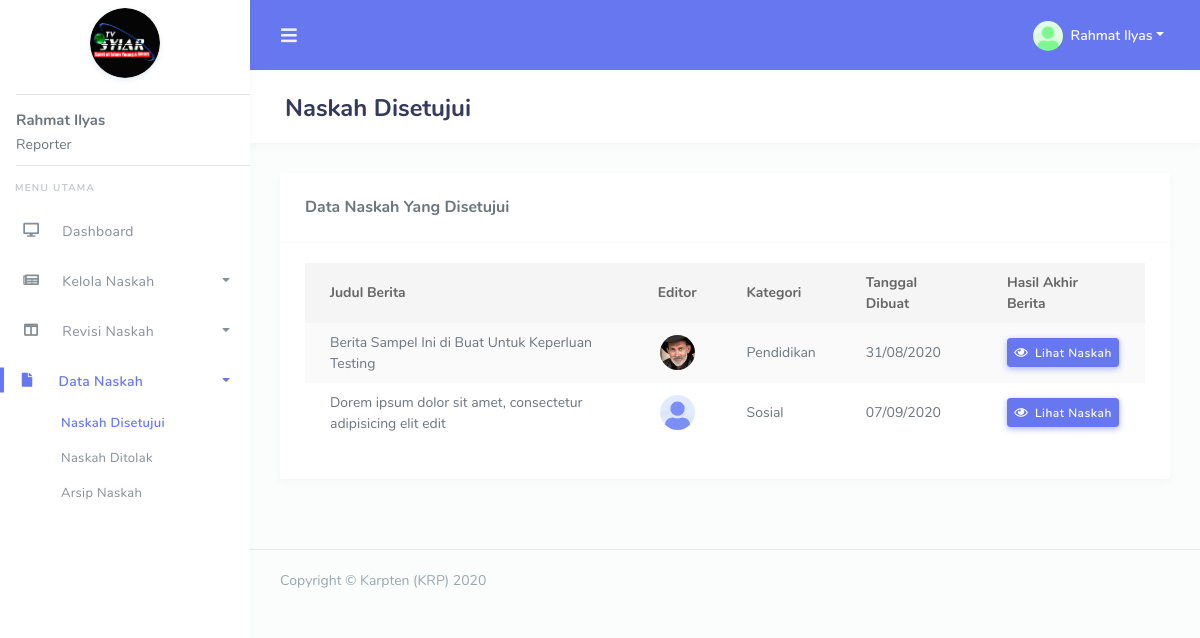
The page /reporter/naskah_disetujui.php (signed in) on the database its author committed.
### tables this page shows
CREATE TABLE `tb_users` (
  `id` int NOT NULL,
  `nama` varchar(255) NOT NULL,
  `alamat` varchar(255) NOT NULL,
  `no_hp` varchar(255) NOT NULL,
  `jabatan` varchar(255) NOT NULL,
  `foto` varchar(255) NOT NULL DEFAULT 'default.png',
  `username` varchar(255) NOT NULL,
  `password` varchar(255) NOT NULL,
  `status` varchar(255) NOT NULL DEFAULT 'waiting'
);

CREATE TABLE `tb_berita` (
  `id` int NOT NULL,
  `user_id` int NOT NULL,
  `judul` varchar(255) NOT NULL,
  `kategori` varchar(255) NOT NULL,
  `berita_created` text NOT NULL,
  `berita_final` text,
  `tanggal` datetime NOT NULL,
  `konten` varchar(255) DEFAULT NULL,
  `status` varchar(255) NOT NULL
);

### reporter/naskah_disetujui.php (the view, shortened to what this page needs)
<?php
require('template/header.php');
$berita = mysqli_query($conn, "SELECT * FROM tb_berita WHERE user_id = '$id' AND (status = 'verify' OR status = 'verify_')");
?>
<div class="main-content">
  <section class="section">
    <div class="section-header">
      <h1>Naskah Disetujui</h1>
    </div>
    <div class="section-body">
      <div class="row">
        <div class="col-12">
          <div class="card">
            <div class="card-header">
              <h4>Data Naskah Yang Disetujui</h4>
            </div>
            <div class="card-body">
              <div class="table-responsive">
                <table class="table table-striped" id="table-1">
                  <thead>
                    <tr>
                      <th style="max-width: 200px;">Judul Berita</th>
                      <th>Editor</th>
                      <th>Kategori</th>
                      <th>Tanggal Dibuat</th>
                      <th>Hasil Akhir Berita</th>
                    </tr>
                  </thead>
                  <tbody>
                    <?php foreach($berita as $dta) {
                      $berita_id = $dta['id'];
                      $revisi = mysqli_query($conn, "SELECT * FROM tb_revisi WHERE berita_id = '$berita_id'");
                      $rev = mysqli_fetch_assoc($revisi);
                      $editor_id = $rev['editor_id'];
                      $editor = mysqli_query($conn, "SELECT * FROM tb_users WHERE id = '$editor_id'");
                      $usr = mysqli_fetch_assoc($editor); ?>
                      <tr>
                        <td><?= $dta['judul'] ?></td>
                        <td class="text-center">
                          <a href="#" data-toggle="modal" data-target="#modal-reporter<?= $dta['id'] ?>">
                            <img alt="image" src="../assets/img/avatar/<?= $usr['foto'] ?>" class="rounded-circle" data-toggle="tooltip" title="" data-original-title="<?= $usr['nama'] ?>" width="35">
                          </a>
                        </td>
                        <td><?= $dta['kategori'] ?></td>
                        <td><?= date('d/m/Y', strtotime($dta['tanggal'])) ?></td>
                        <td>
                          <a href="#" class="btn btn-icon icon-left btn-primary btn-sm" data-toggle="modal" data-target="#modal-berita<?= $dta['id'] ?>" data-toggle1="tooltip" title="" data-original-title="Lihat Hasil Akhir Naskah"><i class="far fa-eye"></i> Lihat Naskah</a>
                        </td>
                      </tr>
                    <?php } ?>
                  </tbody>
                </table>
              </div>
            </div>
          </div>
        </div>
      </div>
    </div>
  </section>
</div>
<?php
require('template/footer.php');
?>

### reporter/template/header.php (shortened to what this page needs)
<?php
require('../config.php');
$get_id = $_SESSION['get_id'];
$result = mysqli_query($conn, "SELECT * FROM tb_users WHERE id = '$get_id'");
$get = mysqli_fetch_assoc($result);
$nama = $get['nama'];
$foto = $get['foto'];
$id = $get['id'];
?>
<!DOCTYPE html>
<html lang="en">
<head>
  <link rel="stylesheet" href="../assets/modules/bootstrap/css/bootstrap.min.css">
  <link rel="stylesheet" href="../assets/modules/fontawesome/css/all.min.css">
  <link rel="stylesheet" href="../assets/modules/jqvmap/dist/jqvmap.min.css">
  <link rel="stylesheet" href="../assets/modules/owlcarousel2/dist/../assets/owl.carousel.min.css">
  <link rel="stylesheet" href="../assets/modules/owlcarousel2/dist/../assets/owl.theme.default.min.css">
  <link rel="stylesheet" href="../assets/modules/summernote/summernote-bs4.css">
  <link href="../assets/modules/richtext-editor/css/froala_editor.min.css" rel="stylesheet">
  <link href="../assets/modules/richtext-editor/css/froala_editor.pkgd.min.css" rel="stylesheet">
  <link rel="stylesheet" href="../assets/modules/datatables/datatables.min.css">
  <link rel="stylesheet" href="../assets/modules/datatables/DataTables-1.10.16/css/dataTables.bootstrap4.min.css">
  <link rel="stylesheet" href="../assets/modules/datatables/Select-1.2.4/css/select.bootstrap4.min.css">
  <link rel="stylesheet" href="../assets/css/style.css">
  <link rel="stylesheet" href="../assets/css/components.css">
  </head>
  <body>
    <div id="app">
      <div class="main-wrapper main-wrapper-1">
        <div class="navbar-bg"></div>
        <nav class="navbar navbar-expand-lg main-navbar">
          <form class="form-inline mr-auto">
            <ul class="navbar-nav mr-3">
              <li><a href="#" data-toggle="sidebar" class="nav-link nav-link-lg"><i class="fas fa-bars"></i></a></li>
            </ul>
          </form>
          <ul class="navbar-nav navbar-right">
            <li class="dropdown"><a href="#" data-toggle="dropdown" class="nav-link dropdown-toggle nav-link-lg nav-link-user">
              <img alt="image" src="../assets/img/avatar/<?= $foto ?>" class="rounded-circle mr-1">
              <div class="d-sm-none d-lg-inline-block"><?= $nama ?></div></a>
            </li>
          </ul>
        </nav>
        <div class="main-sidebar sidebar-style-2">
          <aside id="sidebar-wrapper">
            <div class="sidebar-brand">
              <a href="index.php">
                <img src="../assets/img/logo.png" alt="logo" width="70" class="mt-2 shadow-light rounded-circle">
              </a>
              <div class="text-left pl-3">
                <hr style="margin-bottom: -5px;">
                <b style="font-size: 15px;"><?= $nama ?></b>
                <p style="margin-bottom: -10px; margin-top: -20px;">Reporter</p>
                <hr>
              </div>
            </div>
            <ul class="sidebar-menu mt-3">
              <li class="menu-header">Menu Utama</li>
              <li id="dashboard"><a class="nav-link" href="index.php"><i class="fa fa-desktop"></i> <span>Dashboard</span></a></li>
              <li class="dropdown" id="kelola_naskah">
                <a href="#" class="nav-link has-dropdown" data-toggle="dropdown"><i class="fa fa-newspaper"></i> <span>Kelola Naskah</span></a>
              </li>
              <li class="dropdown" id="revisi_naskah">
                <a href="#" class="nav-link has-dropdown" data-toggle="dropdown"><i class="fa fa-columns"></i> <span>Revisi Naskah</span></a>
              </li>
              <li class="dropdown" id="data_naskah">
                <a href="#" class="nav-link has-dropdown" data-toggle="dropdown"><i class="fa fa-file"></i> <span>Data Naskah</span></a>
                <ul class="dropdown-menu">
                  <li id="naskah_disetujui"><a class="nav-link" href="thiss">Naskah Disetujui</a></li>
                  <li id="naskah_ditolak"><a class="nav-link" href="thiss">Naskah Ditolak</a></li>
                  <li id="arsip_naskah"><a class="nav-link" href="thiss">Arsip Naskah</a></li>
                </ul>
              </li>
            </aside>
          </div>

### rows shown on the page
tb_users: foto (picture), nama "Rahmat Ilyas"
tb_berita: judul "Berita Sampel Ini di Buat Untuk Keperluan Testing", tb_users.foto (picture), kategori "Pendidikan", tanggal "31/08/2020"
tb_berita: judul "Dorem ipsum dolor sit amet, consectetur adipisicing elit edit", tb_users.foto (placeholder picture), kategori "Sosial", tanggal "07/09/2020"
